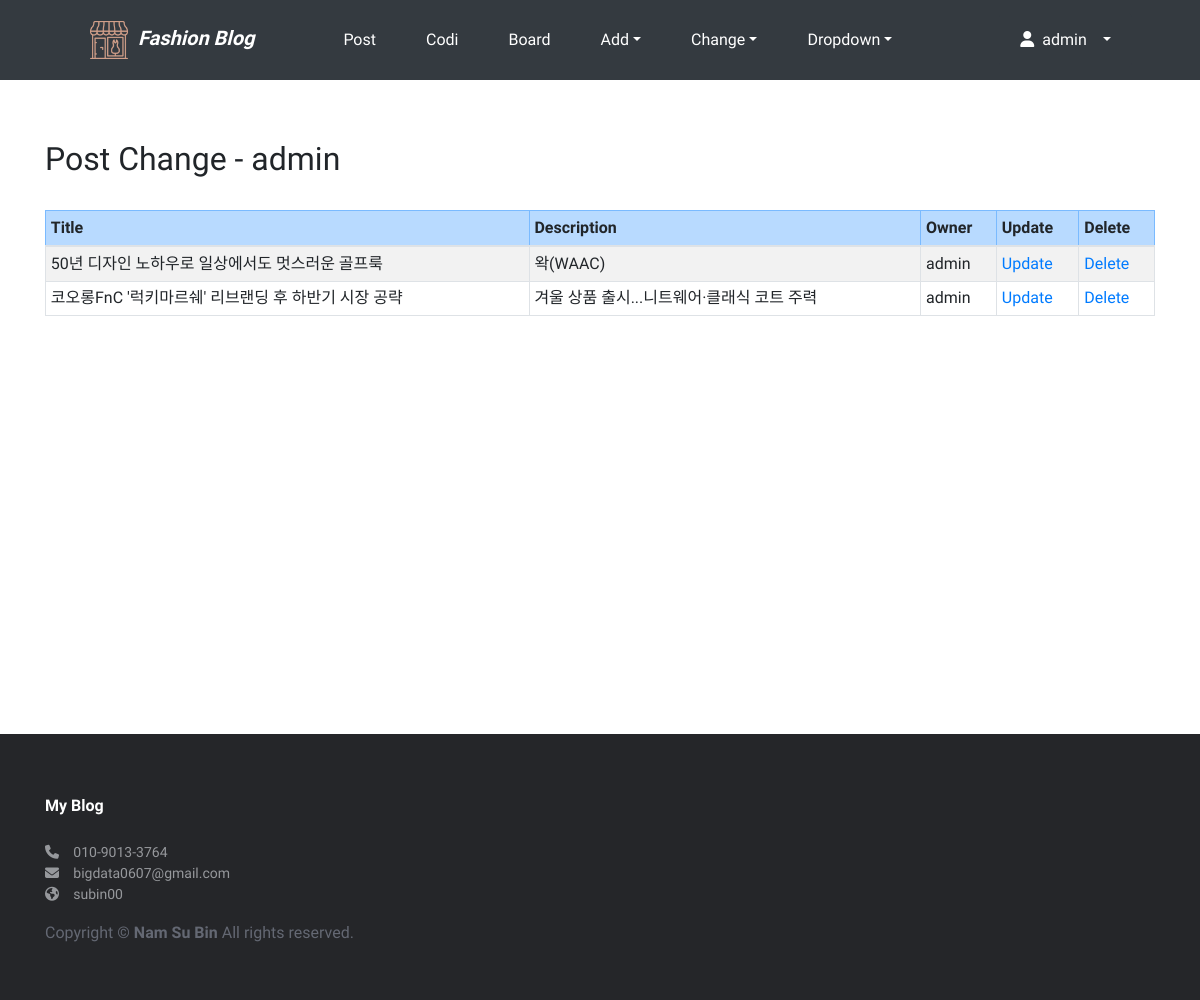
/blog/change/ (signed in), run on the app's committed database.
### blog/models.py (models this page shows, shortened)
class Post(models.Model):
    title = models.CharField('TITLE', max_length=50)
    slug = models.SlugField('SLUG', unique=True, allow_unicode=True, help_text='one word for title alias')
    description = models.CharField('DESCRIPTION', max_length=100, blank=True, help_text='simple description text')
    content = models.TextField('CONTENT')
    create_dt = models.DateTimeField('CREATE DATE', auto_now_add=True)
    modify_dt = models.DateTimeField('MODIFY DATE', auto_now=True)
    create_dt = models.DateTimeField('CREATE DATE', auto_now_add=True)
    modify_dt = models.DateTimeField('MODIFY DATE', auto_now=True)
    tags = TaggableManager(blank=True)
    owner = models.ForeignKey(User, on_delete=models.CASCADE, verbose_name='OWNER', blank=True, null=True)
    class Meta:
        verbose_name='post'
        verbose_name_plural='posts'
        db_table='blog_posts'
        ordering=('-modify_dt',)

### blog/views.py (the view)
# urls.py: path('change/', views.PostChangeLV.as_view(), name='change'),
class PostChangeLV(LoginRequiredMixin, ListView):
    template_name='blog/post_change_list.html'
    def get_queryset(self):
        return Post.objects.filter(owner=self.request.user)

### blog/templates/blog/post_change_list.html (shortened to what this page needs)
{% extends 'base.html' %}
{% block content %}
    <h2>Post Change - {{ user }}</h2>
    <br>
    <table class="table table-bordered table-sm table-striped">
        <thead>
            <tr class="table-primary">
                <th>Title</th>
                <th>Description</th>
                <th>Owner</th>
                <th>Update</th>
                <th>Delete</th>
            </tr>
        </thead>
        <tbody>
            {% for item in object_list %}
            <tr>
                <td>{{ item.title }}</td>
                <td>{{ item.description }}</td>
                <td>{{ item.owner }}</td>
                <td><a href="{% url 'blog:update' item.id %}">Update</a></td>
                <td><a href="{% url 'blog:delete' item.id %}">Delete</a></td>
            </tr>
            {% endfor %}
        </tbody>
    </table>
{% endblock %}

### templates/base.html (shortened to what this page needs)
<!DOCTYPE html>
<html lang="ko">
    {% load static%}
<head>
    <link rel="stylesheet" href="https://maxcdn.bootstrapcdn.com/bootstrap/4.5.0/css/bootstrap.min.css">
    <link rel="stylesheet" as="style" crossorigin href="https://cdn.jsdelivr.net/gh/orioncactus/pretendard@v1.3.5/dist/web/static/pretendard.css" />
</head>
<body>
    <nav class="navbar navbar-expand-lg navbar-3 dark bg-dark">
        <span class="navbar-brand mx-5 mb-0 font-weight-bold font-italic"><a class='nav-link text-white' href="{% url 'home' %}">&nbsp;&nbsp;<img src="{% static 'img/shop (5).png' %}" width="38px">&nbsp; Fashion Blog</a></span>
        <div class="collapse navbar-collapse" id="navbarSupportedContent">
            <ul class="navbar-nav mr-auto">
                <li class="nav-item mx-1 btn">
                    <a class="nav-link text-white" href="{% url 'blog:index' %}">Post</a>
                </li>
                <li class="nav-item mx-1 btn">
                    <a class="nav-link text-white" href="{% url 'codi:index' %}">Codi</a>
                </li>
                <li class="nav-item mx-1 btn">
                    <a class="nav-link text-white" href="{% url 'board:index' %}">Board</a>
                </li>
                <li class="nav-item dropdown mx-1 btn">
                    <a class="nav-link dropdown-toggle text-white" href="#" data-toggle="dropdown">Add</a>
                </li>
                <li class="nav-item dropdown mx-1 btn">
                    <a class="nav-link dropdown-toggle text-white" href="#" data-toggle="dropdown">Change</a>
                </li>
                <li class="nav-item dropdown mx-1 btn">
                    <a class="nav-link dropdown-toggle text-white" href="#" data-toggle="dropdown">Dropdown</a>
                </li>
            </ul>
            <ul class="navbar-nav mx-5">
                <li class="nav-item dropdown mx-1 btn btn-dark">
                    {% if user.is_active %}
                    <a class="nav-link dropdown-toggle text-white" href="#" data-toggle="dropdown">
                        <i class="fas fa-user"></i>&ensp;{% firstof user.get_short_name user.get_username %}&ensp;
                    </a>
                    {% endif %}
                </li>
            </ul>
        </div>
    </nav>
    <div id="main-wrapper">
        <div id="main-content" class="container">
            {% block content %}
            {% endblock %}
        </div>
    </div>
    <footer>
        <div class="container">
            <div class="footer_logo">My Blog</div>
            <div id="contact_info">
                <p>
                    <a class="text-decoration-none" href="tel:+821090133764"><i class="fa-solid fa-phone"></i>&emsp;010-9013-3764</a>
                    <br>
                    <a class="text-decoration-none" href="mailto:bigdata0607@gmail.com"><i class="fa-solid fa-envelope"></i>&emsp;bigdata0607@gmail.com</a>
                    <br>
                    <a class="text-decoration-none" href="https://subindata.tistory.com/" target="_blank"><i class="fa fa-globe"></i>&emsp;subin00</a>
                </p>
            </div>
            <p style="color:#646873">Copyright © <b>Nam Su Bin</b> All rights reserved.</p>
        </div>
    </footer>
</body>
</html>

### templates/base.html (style rules this page uses)
* { font-family: 'Heebo', sans-serif; }
html, body { margin: 0; padding: 0; height: 100%; }
#main-wrapper { margin: 60px 0; height: auto; min-height: 100%; padding-bottom: 266px; }
footer { height: 266px; position: relative; transform : translateY(-100%); width: 100%; padding: 60px 0; background: #252629; }
#contact_info * { color: #96989c; font-size: 14px; }
footer .footer_logo { padding-bottom: 24px; color: #fff; font-weight: 600; }

### data on the page
Post: title "50년 디자인 노하우로 일상에서도 멋스러운 골프룩", description "왁(WAAC)", owner "admin"
Post: title "코오롱FnC '럭키마르쉐' 리브랜딩 후 하반기 시장 공략", description "겨울 상품 출시...니트웨어·클래식 코트 주력", owner "admin"

### other printed values
{{ user }} "admin"
